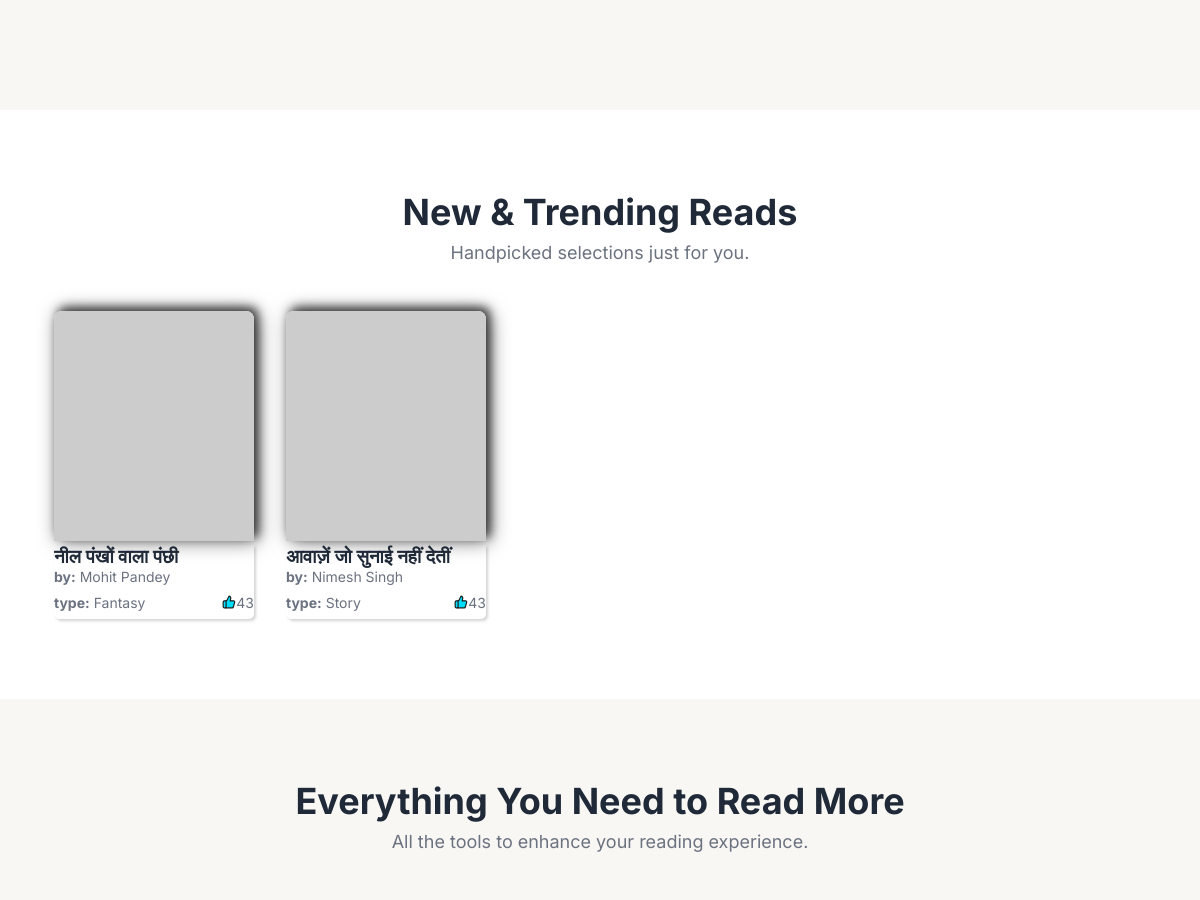
The app's page / (middle part), older data.
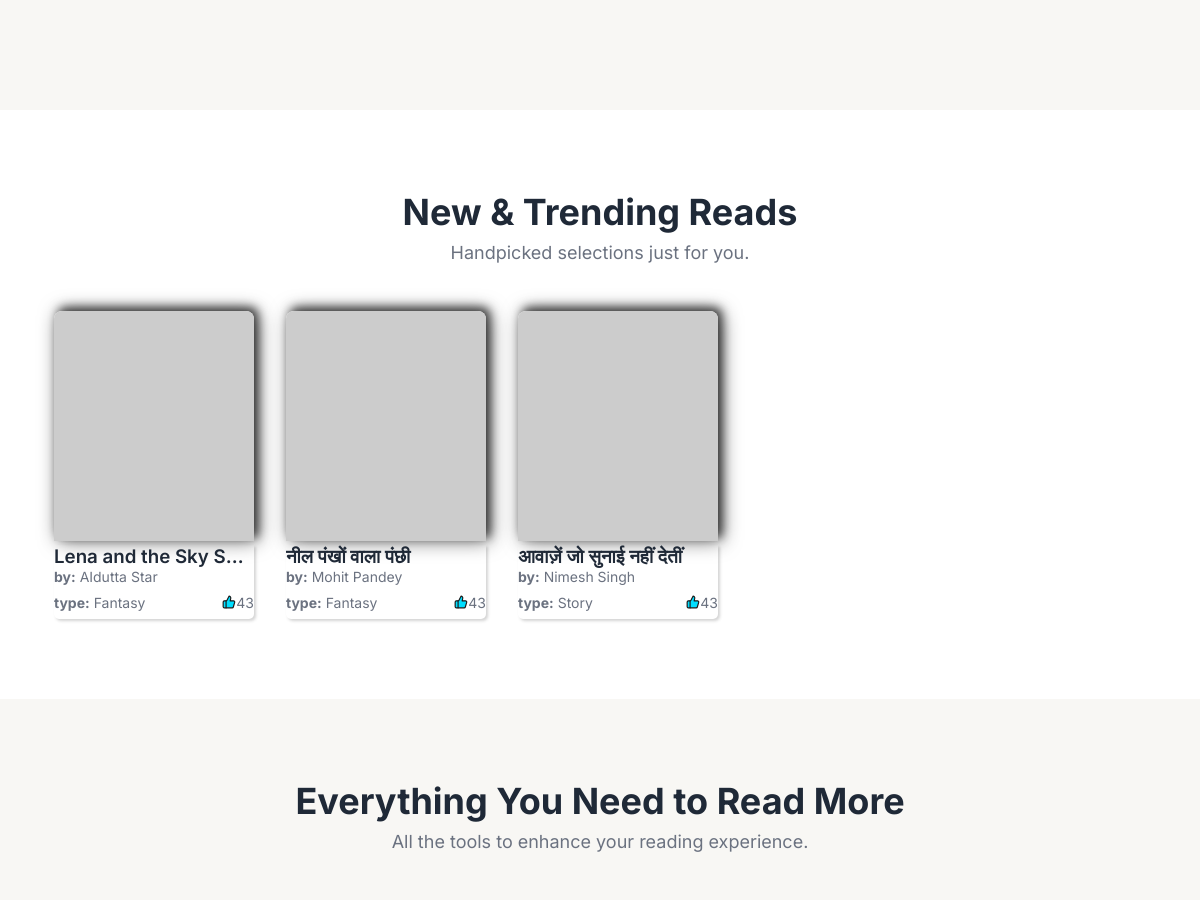
The same page, newer data.
### books/models.py (models this page shows, shortened)
class Book(models.Model):
    title = models.CharField(max_length=200, unique=True)
    slug = models.SlugField(unique=True)
    author = models.CharField(max_length=100)
    genre = models.ForeignKey(Genre, on_delete=models.SET_NULL, null=True, related_name='books')
    price = models.DecimalField(max_digits=6, decimal_places=2,blank=True, null=True)
    isbn = models.CharField(max_length=20, blank=True, null=True)
    cover_front = models.ImageField(upload_to=book_media_upload_path)
    pdf_file = models.FileField(upload_to=book_media_upload_path, blank=True, null=True)
    is_published = models.BooleanField(default=True)
    uploaded_at = models.DateTimeField(auto_now_add=True)
    updated_at = models.DateTimeField(auto_now=True)
    audio_file = models.FileField(upload_to='sounds/',null=True, blank=True)
    class Meta:
        ordering = ['-uploaded_at']
        indexes = [
            models.Index(fields=['slug']),
            models.Index(fields=['title']),
        ]

class Genre(models.Model):
    category = models.ForeignKey(Category, on_delete=models.SET_NULL, null=True, related_name='genres')
    name = models.CharField(max_length=100)
    slug = models.SlugField(unique=True)
    lucidicon = models.CharField(max_length=100, blank=True, null=True)
    class Meta:
        ordering = ['name']
        unique_together = ('category', 'name')
    def __str__(self):
        return self.name

### home/views.py (the view)
# urls.py: path('', include('home.urls')),
def home(request):
    category = Genre.objects.all()
    books = Book.objects.select_related('genre').all()
    return render(request, 'home.html', {
        'books': books,
        'category': category
    })

### home/templates/home.html (shortened to what this page needs)
{% extends 'base.html' %}
{% load static %}
{% block body %}
  <main>
    <section>
    </section>
    <section class="bg-white">
      <div class="container">
        <div class="section-header">
          <h2>New & Trending Reads</h2>
          <p>Handpicked selections just for you.</p>
        </div>
        <div class="books-grid">
          {% for book in books %}
            {% if book.is_published %}
              <div class="book-item">
                <a href="{% url 'book' book.slug %}">
                  <img src="{{ book.cover_front.url }}" alt="Book Cover 1" onerror="this.onerror=null;this.src='https://placehold.co/400x600/cccccc/ffffff?text=Image+Failed';" />
                  <div style="box-shadow: 2px 2px 3px #3a3a3a38;border-radius: 0px 0px 5px 5px;">
                    <h3 class="truncate">{{ book.title }}</h3>
                    <p class="truncate">
                      <span style="font-weight: 700;">by:</span> {{ book.author }}
                    </p>
                    <div style="padding: 5px 0px; display: flex;justify-content: space-between;align-items: center;">
                      <p class="truncate">
                        <span style="font-weight: 700;">type:</span> {{ book.genre }}
                      </p>
                      <div style="display: flex;justify-content: center;align-items: center;">
                        <i style="width: 14px;fill: #00deff;" data-lucide="thumbs-up"></i>
                        <p>43</p>
                      </div>
                    </div>
                  </div>
                </a>
              </div>
            {% endif %}
          {% endfor %}
        </div>
      </div>
    </section>
    <section>
      <div class="container">
        <div class="section-header">
          <h2>Everything You Need to Read More</h2>
          <p>All the tools to enhance your reading experience.</p>
        </div>
      </div>
    </section>
  </main>
{% endblock %}

Row changes from the older to the newer data that the page shows:
added Book: is_published True (drawn), title "Lena and the Sky S…", author "AIdutta Star", genre "Fantasy"
